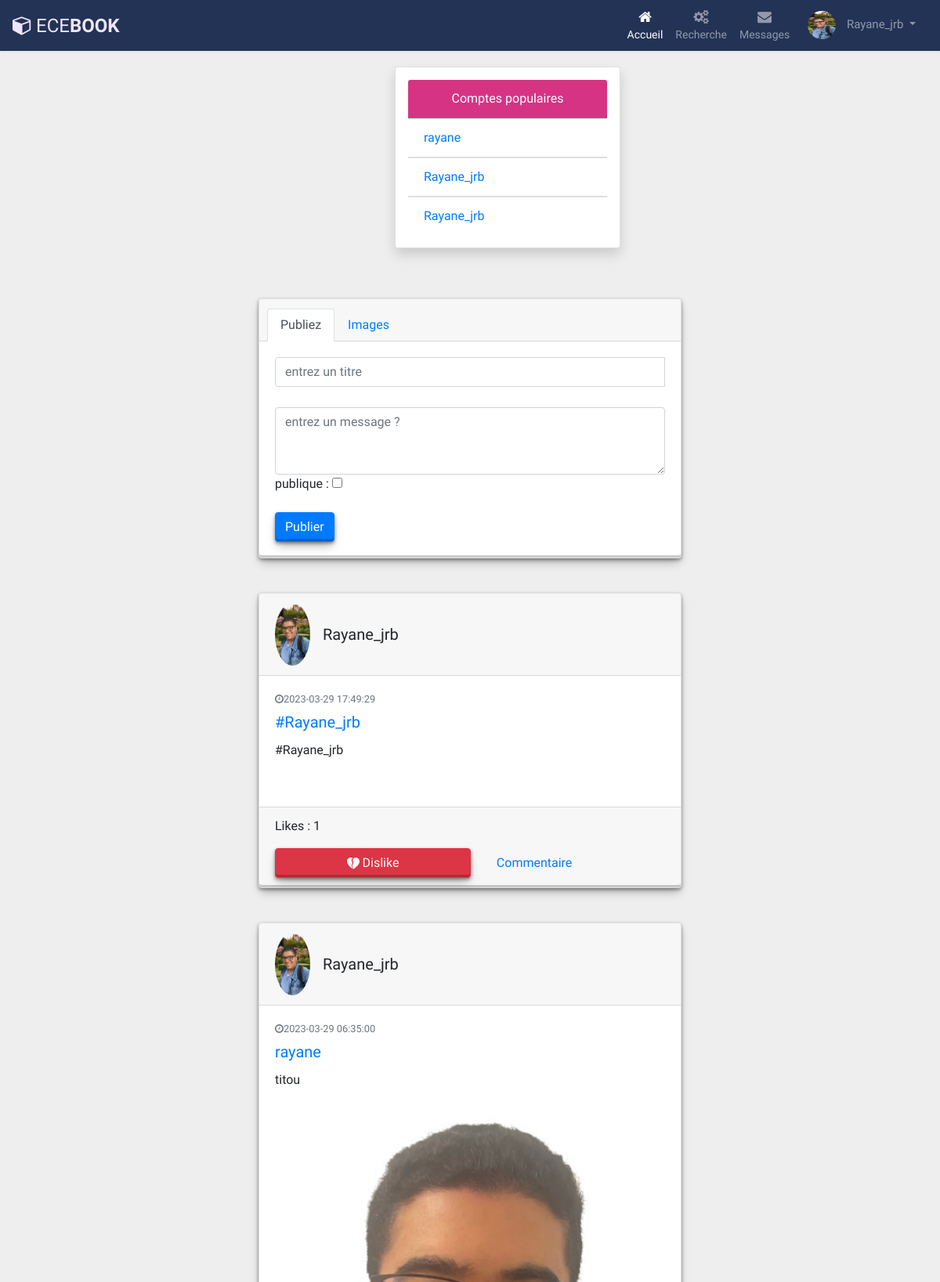
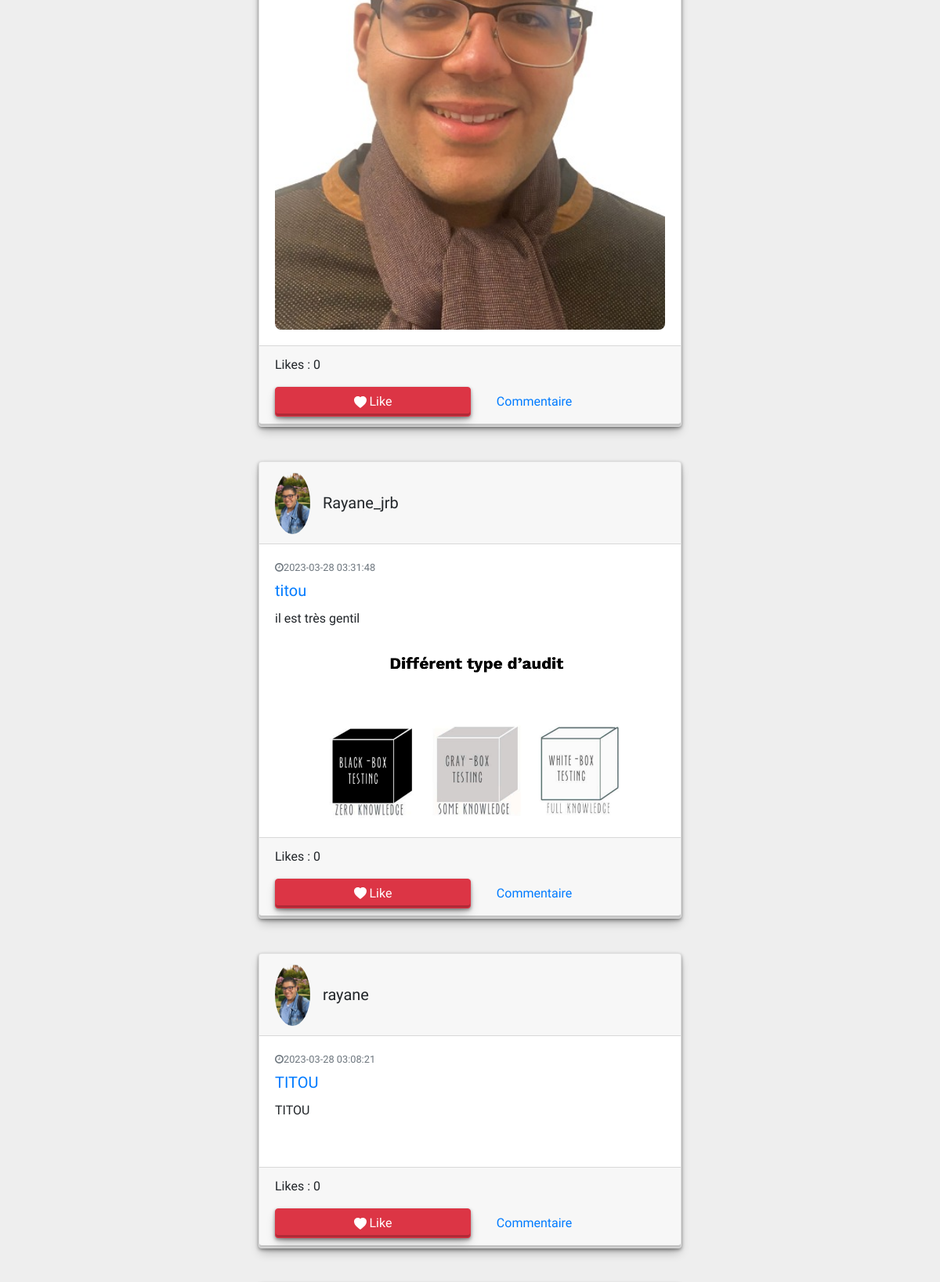
Page /views/index2.php (signed in, upper part) on the committed database (2 pictures, top to bottom).
### tables this page shows
CREATE TABLE IF NOT EXISTS `utilisateur` (
  `id_user` int NOT NULL AUTO_INCREMENT,
  `nom` varchar(255) DEFAULT NULL,
  `prenom` varchar(255) DEFAULT NULL,
  `image` varchar(255) NOT NULL,
  `ville` varchar(255) DEFAULT NULL,
  `adressemail` varchar(255) DEFAULT NULL,
  `mdp` varchar(255) DEFAULT NULL,
  `roll` enum('etudiant','professeur','admin') DEFAULT 'etudiant',
  `promo` text,
  `datedenaissance` date DEFAULT NULL,
  `description` varchar(255) DEFAULT NULL,
  `pseudo` varchar(255) DEFAULT NULL,
  `code_confirmation` varchar(255) NOT NULL,
  `confirmer` tinyint(1) DEFAULT 1,
  PRIMARY KEY (`id_user`)
);

CREATE TABLE IF NOT EXISTS `post` (
  `id_post` int NOT NULL AUTO_INCREMENT,
  `message` text,
  `image` varchar(255) DEFAULT NULL,
  `nomcrea` varchar(255) DEFAULT NULL,
  `titre` varchar(255) DEFAULT NULL,
  `id_user` int DEFAULT NULL,
  `nom` varchar(255) DEFAULT NULL,
  `publique` tinyint(1) DEFAULT '0',
  `date` timestamp NOT NULL DEFAULT CURRENT_TIMESTAMP,
  PRIMARY KEY (`id_post`),
  KEY `id_user` (`id_user`)
);

### controller/database.php (called while the page is built, shortened)
<?php
class Database{
    private static $dns;
    private static $user;
    private static $password;
    private static $database;
    public function __construct()
    {
        self::$dns = "mysql:host=localhost;dbname=ecebook;port=3306";
        self::$user = "root";
        self::$password = "";
        try {
            self::$database = new PDO(self::$dns, self::$user, self::$password);
            self::$database->setAttribute(PDO::ATTR_ERRMODE, PDO::ERRMODE_EXCEPTION);
        } catch(PDOException $e) {
            echo "Erreur de connexion à la base de données: " . $e->getMessage();
            die();
        }
    }
    public static function getInstance() {
        return self::$database;
    }
public function GetUserById($user_id) {
    $database = self::getInstance();
    $query = "SELECT * FROM utilisateur  WHERE id_user = ?";
    $statement = $database->prepare($query);
    $statement->bindParam(1, $user_id, PDO::PARAM_INT);
    $statement->execute();
    $user = $statement->fetch(PDO::FETCH_ASSOC);
    return $user;
}
    function getAllPosts() {
        $pdo = self::getInstance();
        $sql = "SELECT * FROM post ORDER BY date DESC";
        $statement = $pdo->prepare($sql);
        $statement->execute();
        return $statement->fetchAll(PDO::FETCH_ASSOC);
    }
    public static function getPopularAccounts()
{
    $database = self::getInstance();
    $query = "SELECT u.*, COUNT(a.user2_id) AS followers_count
              FROM utilisateur u
              LEFT JOIN abonnement a ON u.id_user = a.user2_id
              GROUP BY u.id_user
              ORDER BY followers_count DESC
              LIMIT 3";
    $statement = $database->prepare($query);
    $statement->execute();
    return $statement->fetchAll();
}
    public function getCountforPostbyIdpost($id_post){
        $database = self::getInstance();
        $query = "SELECT count(*) FROM likes WHERE id_post=:id_post";
        $statement = $database->prepare($query);
        $statement->bindParam(":id_post", $id_post);
        $statement->execute();
        $count = $statement->fetch(PDO::FETCH_NUM);
        return $count[0];
    }
    function userLikesAnnonce($id_user,$id_post){
        $sql = "SELECT * FROM `likes` WHERE `id_user`= ? AND `id_post` = ?";
        $statementCHECK = self::$database->prepare($sql);
        $statementCHECK->execute(array( $id_user, $id_post ));
        if ( sizeof($statementCHECK->fetchAll()) == 0 ) {
            return true;
        }else{
            return false;
        }
    }
}

### views/index2.php (the view, shortened to what this page needs)
<?php
require("../controller/database.php");
$db = new Database();
$posts = $db->getAllPosts();
$subs = $db->getSubsByUser1Id($_SESSION["id_user"]);
$popular = $db->getPopularAccounts();
if (empty($subs)) {
    $posts = array_filter($posts, function ($post) {
        return $post['publique'] == 1;
    });
}
$posts = array_values($posts);
?>
<!DOCTYPE html>
<html lang="en">
<head>
    <link href="https://stackpath.bootstrapcdn.com/font-awesome/4.7.0/css/font-awesome.min.css" rel="stylesheet"
>
    <link rel="stylesheet" href="https://stackpath.bootstrapcdn.com/bootstrap/4.1.1/css/bootstrap.min.css">
    <link href="//maxcdn.bootstrapcdn.com/bootstrap/4.1.1/css/bootstrap.min.css" rel="stylesheet" id="bootstrap-css">
    <link rel="stylesheet" type="text/css" href="https://cdnjs.cloudflare.com/ajax/libs/font-awesome/5.15.1/css/all.min.css">
</head>
<body>
<?php  require("../model/navbar.php") ?>
<div class="card shadow p-3 mb-5 bg-white rounded" id="card-populaires" style="width: 18rem;">
    <div class="card-header text-center border-5 border-secondary" style="background: #d63384;color: #fff">
    Comptes populaires
    </div>
    <?php   foreach($popular as $popularUser): ?>
    <ul class="list-group list-group-flush">
    <li class="list-group-item">
        <a href="../views/profileUser.php?user_id=<?= $popularUser["id_user"]?>"><?=  $popularUser["pseudo"] ?></a>
    </li>
    </ul>
    <?php endforeach ; ?>
</div>
    <div class="container gedf-wrapper">
        <div class="row">
            <div class="col-md-3">
            </div>
            <div class="col-md-6 gedf-main">
                <form action="../model/addPost.php" method="POST" enctype="multipart/form-data">
                    <div class="card gedf-card " >
                        <div class="card-header">
                            <ul class="nav nav-tabs card-header-tabs" id="myTab" role="tablist">
                                <li class="nav-item">
                                    <a class="nav-link active" id="posts-tab" data-toggle="tab" href="#posts" role="tab" aria-controls="posts" aria-selected="true">Publiez </a>
                                </li>
                                <li class="nav-item">
                                    <a class="nav-link" id="images-tab" data-toggle="tab" role="tab" aria-controls="images" aria-selected="false" href="#images">Images</a>
                                </li>
                            </ul>
                        </div>
                        <div class="card-body ">
                            <div class="tab-content" id="myTabContent">
                                <div class="tab-pane fade show active" id="posts" role="tabpanel" aria-labelledby="posts-tab">
                                <div class="input-group input-group mb-3 w-100 flex-nowrap">
                                        <input class="form-control" type="text" name="titre" placeholder="entrez un titre" required><br><br>
                                    </div>
                                    <div class="form-group">
                                        <textarea class="form-control" name="message" id="message" rows="3" placeholder="entrez un message ?"></textarea>
                                        <label for="publique">publique :</label>
                                        <input type="checkbox" id="publique" name="publique" value="1">
                                    </div>
                                </div>
                            </div>
                            <div class="btn-toolbar justify-content-between">
                                <div class="btn-group">
                                    <button type="submit" name="submit" class="btn btn-primary">Publier</button>
                                </div>
                            </div>
                        </div>
                    </div>
                </form>
                <?php foreach ($posts as $post): ?>
                    <?php
                    $user_id = $post['id_user'];
                    $user = $db->getUserById($user_id);
                    $nombre = $db->getCountforPostbyIdpost($post["id_post"]);
                    ?>
  <div class="card gedf-card ">
                        <div class="card-header">
                            <div class="d-flex justify-content-between align-items-center">
                                <div class="d-flex justify-content-between align-items-center">
                                    <div class="mr-2">
                                    <?php
                                    if($user["image"] != null) : ?>
                                        <a href="../views/profileUser.php?user_id=<?=  $user_id ?>">
                                        <img class="rounded-circle" width="45" src="../uploads/<?= $user["image"]  ?>" alt=""></a>
                                    <?php elseif ($user["image"] == null) : ?>
                                        <a href="../views/profileUser.php?user_id=<?=  $user_id ?>">
                                        <img class="rounded-circle" width="45" src="../uploads/avatar.png" alt=""></a>
                                    <?php endif ; ?>
                                    </div>
                                    <div class="ml-2">
                                        <div class="h5 m-0"><?=  $user["pseudo"] ?></div>
                                    </div>
                                </div>
                            </div>
                        </div>
                        <div class="card-body">
    <div class="text-muted h7 mb-2"><i class="fa fa-clock-o"></i><?= $post["date"]?></div>
    <a class="card-link" href="">
        <h5 class="card-title"><?= $post["titre"] ?></h5>
    </a>
    <p class="long-message preview-<?= $post['id_post'] ?>">
    <?php
    $message = nl2br(htmlspecialchars($post["message"]));
    $max_length = 200;
    if (strlen($message) > $max_length) {
        $truncated_message = substr($message, 0, $max_length) . "......";
        echo '<span class="preview">' . $truncated_message . '</span>';
        echo '<span class="full" style="display: none;">' . $message . '</span>';
        echo '<button class="toggle-preview btn btn-link" type="button" data-target="#collapseExample-' . $post['id_post'] . '">Voir plus</button>';
        echo '<button class="toggle-full btn btn-link" type="button" style="display: none;" data-target="#collapseExample-' . $post['id_post'] . '">Voir moins</button>';
    } else {
        echo '<span class="preview">' . $message . '</span>';
    }
    ?>
</p>
  <img src="../uploads/<?= $post["image"] ?>" alt="" srcset="" class="image-post">
  </div>
                        <div class="card-footer">
                            <?php
                            if ( $db->userLikesAnnonce($_SESSION['id_user'],$post["id_post"]) == true ) {
                                echo '
                                <p><span>Likes </span>: '.$nombre.'</p>
                                <a href="../model/addLike.php?user_id='.$_SESSION['id_user'].'&post_id='.$post["id_post"].'" style="width: 250px" class="btn btn-danger mx-auto" style="width: 250px">
                                <svg xmlns="http://www.w3.org/2000/svg" width="16" height="16" fill="currentColor" class="bi bi-heart-fill" viewBox="0 0 16 16">
                                    <path fill-rule="evenodd" d="M8 1.314C12.438-3.248 23.534 4.735 8 15-7.534 4.736 3.562-3.248 8 1.314z"/>
                                </svg> Like
                                </a> &nbsp;&nbsp;&nbsp;';
                            }elseif($db->userLikesAnnonce($_SESSION['id_user'],$post["id_post"]) == false ) {
                                echo '
                                <p><span>Likes </span>: '.$nombre.'</p>
                                <a href="../model/addLike.php?user_id='.$_SESSION['id_user'].'&post_id='.$post["id_post"].'"  style="width: 250px" class="btn btn-danger mx-auto" style="width: 250px">
                                <svg xmlns="http://www.w3.org/2000/svg" width="16" height="16" fill="currentColor" class="bi bi-heartbreak-fill" viewBox="0 0 16 16">
                                <path fill-rule="evenodd" d="M8.931.586 7 3l1.5 4-2 3L8 15C22.534 5.396 13.757-2.21 8.931.586ZM7.358.77 5.5 3 7 7l-1.5 3 1.815 4.537C-6.533 4.96 2.685-2.467 7.358.77Z"/>
                                </svg> Dislike
                            </a> &nbsp;&nbsp;&nbsp;
                                ';
                            }
                            ?>
 <button class="toggle-comments btn btn-link" type="button" data-post-id="<?= $post['id_post'] ?>">Commentaire</button>
                    </div>
              </div>
                <?php endforeach ; ?>
            </div>
        </div>
</div>
<?php require("./footer.php") ; ?>
</body>
</html>

### model/navbar.php (shortened to what this page needs)
<?php
require_once("../controller/database.php");
if(isset($_SESSION["id_user"])){
	$db = new Database();
	$user = $db->GetUserById($_SESSION["id_user"]);
}
?>
<!DOCTYPE html>
<html lang="en">
<head>
<link rel="stylesheet" href="https://stackpath.bootstrapcdn.com/bootstrap/4.5.0/css/bootstrap.min.css">
<link rel="stylesheet" href="https://maxcdn.bootstrapcdn.com/font-awesome/4.7.0/css/font-awesome.min.css">
<link rel="stylesheet" href="../style/navbar.css">
</head>
<body>
<nav class="navbar navbar-expand-xl navbar-dark bg-dark">
	<a href="#" class="navbar-brand"><i class="fa fa-cube"></i>ECE<b>BOOK</b></a>
	<div id="navbarCollapse" class="collapse navbar-collapse justify-content-start">
		<?php if(isset($_SESSION["id_user"])) : ?>
		<div class="navbar-nav ml-auto">
			<a href="../views/index2.php" class="nav-item nav-link active"><i class="fa fa-home"></i><span>Accueil</span></a>
			<a href="../views/navSearchUsers.php" class="nav-item nav-link"><i class="fa fa-gears"></i><span>Recherche</span></a>
			<a href="../views/messagerie.php" class="nav-item nav-link"><i class="fa fa-envelope"></i><span>Messages</span></a>
			<div class="nav-item dropdown">
				<a href="#" data-toggle="dropdown" class="nav-item nav-link dropdown-toggle user-action">
				<?php
					if($user["image"] != null) : ?>
						<img src="../uploads/<?=  $user["image"] ?>" class="avatar" alt="Avatar"> <?=  $user["pseudo"] ?>
                    <?php elseif ($user["image"] == null) : ?>
						<img src="../uploads/avatar.png" class="avatar" alt="Avatar"> <?=$user["pseudo"] ?>
                    <?php endif ; ?>
				</a>
			</div>
		</div>
        <?php endif ; ?>
	</div>
</nav>
</body>
</html>

### views/footer.php (shortened to what this page needs)
<body class="d-flex flex-column min-vh-100">
</body>

### style/navbar.css (style rules this page uses)
body { background: #eeeeee; font-family: 'Varela Round', sans-serif; }
.navbar { color: #fff; background: #223355 !important; padding: 5px 16px; border-radius: 0; border: none; box-shadow: 0 0 4px rgba(0, 0, 0, .1); }
.navbar img { border-radius: 50%; width: 36px; height: 36px; margin-right: 10px; }
.navbar .navbar-brand { color: #efe5ff; padding-left: 0; padding-right: 50px; font-size: 24px; }
.navbar .navbar-brand i { font-size: 25px; margin-right: 5px; }
.navbar .nav-item i { font-size: 18px; }
.navbar .nav-item span { position: relative; top: 3px; }
.navbar .navbar-nav>a { color: #efe5ff; padding: 8px 15px; font-size: 14px; }
.navbar .navbar-nav>a>i { display: block; text-align: center; }
.navbar .navbar-nav .user-action { padding: 9px 15px; font-size: 15px; }

### views/index2.php (style rules this page uses)
body { background-color: #eeeeee; overflow-x : hidden; box-sizing: border-box; }
.h7 { font-size: 0.8rem; }
.gedf-wrapper { margin-top: 0.97rem; }
@media (min-width: 992px) { .gedf-main { padding-left: 4rem; padding-right: 4rem; } }
@media (min-width: 992px) { .gedf-card { margin-bottom: 2.77rem; } }
.dropdown-toggle::after { content: none; display: none; }
#card-populaires { margin-left: 42%; margin-top: 20px; }
.card { box-shadow: rgba(0, 0, 0, 0.4) 0px 2px 4px, rgba(0, 0, 0, 0.3) 0px 7px 13px -3px, rgba(0, 0, 0, 0.2) 0px -3px 0px inset; }
.image-post { max-width : 100%; min-width : 100%; border-radius : 8px }
.btn-danger, .btn-info,.btn-primary { box-shadow: rgba(0, 0, 0, 0.4) 0px 2px 4px, rgba(0, 0, 0, 0.3) 0px 7px 13px -3px, rgba(0, 0, 0, 0.2) 0px -3px 0px inset; }

### rows in the picture
utilisateur: image (picture), pseudo "Rayane_jrb"
utilisateur: pseudo "rayane"
utilisateur: pseudo "Rayane_jrb"
post: id_user.image (picture), id_user.pseudo "Rayane_jrb", date "2023-03-29 17:49:29", titre "#Rayane_jrb", message "#Rayane_jrb", nombre "1"
post: id_user.image (picture), id_user.pseudo "Rayane_jrb", date "2023-03-29 06:35:00", titre "rayane", message "titou", image (picture), nombre "0"
post: id_user.image (picture), id_user.pseudo "Rayane_jrb", date "2023-03-28 03:31:48", titre "titou", message "il est très gentil", image (picture), nombre "0"
post: id_user.image (picture), id_user.pseudo "rayane", date "2023-03-28 03:08:21", titre "TITOU", message "TITOU", nombre "0"
